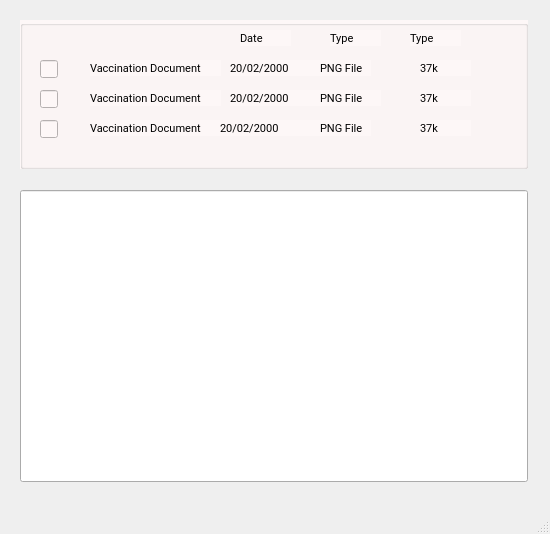
<?xml version="1.0" encoding="UTF-8"?>
<ui version="4.0">
 <class>CitezinDoc</class>
 <widget class="QMainWindow" name="CitezinDoc">
  <property name="geometry">
   <rect>
    <x>0</x>
    <y>0</y>
    <width>550</width>
    <height>534</height>
   </rect>
  </property>
  <property name="windowTitle">
   <string>MainWindow</string>
  </property>
  <widget class="QWidget" name="centralwidget">
   <widget class="QGroupBox" name="groupBox">
    <property name="geometry">
     <rect>
      <x>20</x>
      <y>20</y>
      <width>508</width>
      <height>149</height>
     </rect>
    </property>
    <property name="styleSheet">
     <string notr="true">background: #FDF7F7;</string>
    </property>
    <property name="title">
     <string/>
    </property>
    <widget class="QLineEdit" name="lineEdit_2">
     <property name="geometry">
      <rect>
       <x>20</x>
       <y>40</y>
       <width>18</width>
       <height>18</height>
      </rect>
     </property>
    </widget>
    <widget class="QLineEdit" name="lineEdit_3">
     <property name="geometry">
      <rect>
       <x>20</x>
       <y>70</y>
       <width>18</width>
       <height>18</height>
      </rect>
     </property>
    </widget>
    <widget class="QLineEdit" name="lineEdit_4">
     <property name="geometry">
      <rect>
       <x>20</x>
       <y>100</y>
       <width>18</width>
       <height>18</height>
      </rect>
     </property>
    </widget>
    <widget class="QLabel" name="label">
     <property name="geometry">
      <rect>
       <x>70</x>
       <y>40</y>
       <width>131</width>
       <height>16</height>
      </rect>
     </property>
     <property name="styleSheet">
      <string notr="true">font-family: Roboto;
font-style: normal;
font-weight: normal;
font-size: 11px;
line-height: 13px;

color: #000000;</string>
     </property>
     <property name="text">
      <string>Vaccination Document</string>
     </property>
    </widget>
    <widget class="QLabel" name="label_2">
     <property name="geometry">
      <rect>
       <x>70</x>
       <y>70</y>
       <width>131</width>
       <height>16</height>
      </rect>
     </property>
     <property name="styleSheet">
      <string notr="true">font-family: Roboto;
font-style: normal;
font-weight: normal;
font-size: 11px;
line-height: 13px;

color: #000000;</string>
     </property>
     <property name="text">
      <string>Vaccination Document</string>
     </property>
    </widget>
    <widget class="QLabel" name="label_3">
     <property name="geometry">
      <rect>
       <x>70</x>
       <y>100</y>
       <width>131</width>
       <height>16</height>
      </rect>
     </property>
     <property name="styleSheet">
      <string notr="true">font-family: Roboto;
font-style: normal;
font-weight: normal;
font-size: 11px;
line-height: 13px;

color: #000000;</string>
     </property>
     <property name="text">
      <string>Vaccination Document</string>
     </property>
    </widget>
    <widget class="QLabel" name="label_4">
     <property name="geometry">
      <rect>
       <x>210</x>
       <y>40</y>
       <width>131</width>
       <height>16</height>
      </rect>
     </property>
     <property name="styleSheet">
      <string notr="true">font-family: Roboto;
font-style: normal;
font-weight: normal;
font-size: 11px;
line-height: 13px;

color: #000000;</string>
     </property>
     <property name="text">
      <string>20/02/2000</string>
     </property>
    </widget>
    <widget class="QLabel" name="label_5">
     <property name="geometry">
      <rect>
       <x>210</x>
       <y>70</y>
       <width>131</width>
       <height>16</height>
      </rect>
     </property>
     <property name="styleSheet">
      <string notr="true">font-family: Roboto;
font-style: normal;
font-weight: normal;
font-size: 11px;
line-height: 13px;

color: #000000;</string>
     </property>
     <property name="text">
      <string>20/02/2000</string>
     </property>
    </widget>
    <widget class="QLabel" name="label_6">
     <property name="geometry">
      <rect>
       <x>200</x>
       <y>100</y>
       <width>131</width>
       <height>16</height>
      </rect>
     </property>
     <property name="styleSheet">
      <string notr="true">font-family: Roboto;
font-style: normal;
font-weight: normal;
font-size: 11px;
line-height: 13px;

color: #000000;</string>
     </property>
     <property name="text">
      <string>20/02/2000</string>
     </property>
    </widget>
    <widget class="QLabel" name="label_7">
     <property name="geometry">
      <rect>
       <x>300</x>
       <y>40</y>
       <width>51</width>
       <height>16</height>
      </rect>
     </property>
     <property name="styleSheet">
      <string notr="true">font-family: Roboto;
font-style: normal;
font-weight: normal;
font-size: 11px;
line-height: 13px;

color: #000000;</string>
     </property>
     <property name="text">
      <string>PNG File</string>
     </property>
    </widget>
    <widget class="QLabel" name="label_8">
     <property name="geometry">
      <rect>
       <x>300</x>
       <y>70</y>
       <width>61</width>
       <height>16</height>
      </rect>
     </property>
     <property name="styleSheet">
      <string notr="true">font-family: Roboto;
font-style: normal;
font-weight: normal;
font-size: 11px;
line-height: 13px;

color: #000000;</string>
     </property>
     <property name="text">
      <string>PNG File</string>
     </property>
    </widget>
    <widget class="QLabel" name="label_9">
     <property name="geometry">
      <rect>
       <x>300</x>
       <y>100</y>
       <width>51</width>
       <height>16</height>
      </rect>
     </property>
     <property name="styleSheet">
      <string notr="true">font-family: Roboto;
font-style: normal;
font-weight: normal;
font-size: 11px;
line-height: 13px;

color: #000000;</string>
     </property>
     <property name="text">
      <string>PNG File</string>
     </property>
    </widget>
    <widget class="QLabel" name="label_10">
     <property name="geometry">
      <rect>
       <x>400</x>
       <y>40</y>
       <width>51</width>
       <height>16</height>
      </rect>
     </property>
     <property name="styleSheet">
      <string notr="true">font-family: Roboto;
font-style: normal;
font-weight: normal;
font-size: 11px;
line-height: 13px;

color: #000000;</string>
     </property>
     <property name="text">
      <string>37k</string>
     </property>
    </widget>
    <widget class="QLabel" name="label_11">
     <property name="geometry">
      <rect>
       <x>400</x>
       <y>70</y>
       <width>51</width>
       <height>16</height>
      </rect>
     </property>
     <property name="styleSheet">
      <string notr="true">font-family: Roboto;
font-style: normal;
font-weight: normal;
font-size: 11px;
line-height: 13px;

color: #000000;</string>
     </property>
     <property name="text">
      <string>37k</string>
     </property>
    </widget>
    <widget class="QLabel" name="label_12">
     <property name="geometry">
      <rect>
       <x>400</x>
       <y>100</y>
       <width>51</width>
       <height>16</height>
      </rect>
     </property>
     <property name="styleSheet">
      <string notr="true">font-family: Roboto;
font-style: normal;
font-weight: normal;
font-size: 11px;
line-height: 13px;

color: #000000;</string>
     </property>
     <property name="text">
      <string>37k</string>
     </property>
    </widget>
    <widget class="QLabel" name="label_13">
     <property name="geometry">
      <rect>
       <x>220</x>
       <y>10</y>
       <width>51</width>
       <height>16</height>
      </rect>
     </property>
     <property name="styleSheet">
      <string notr="true">font-family: Roboto;
font-style: normal;
font-weight: normal;
font-size: 11px;
line-height: 13px;

color: #000000;</string>
     </property>
     <property name="text">
      <string>Date</string>
     </property>
    </widget>
    <widget class="QLabel" name="label_14">
     <property name="geometry">
      <rect>
       <x>310</x>
       <y>10</y>
       <width>51</width>
       <height>16</height>
      </rect>
     </property>
     <property name="styleSheet">
      <string notr="true">font-family: Roboto;
font-style: normal;
font-weight: normal;
font-size: 11px;
line-height: 13px;

color: #000000;</string>
     </property>
     <property name="text">
      <string>Type</string>
     </property>
    </widget>
    <widget class="QLabel" name="label_15">
     <property name="geometry">
      <rect>
       <x>390</x>
       <y>10</y>
       <width>51</width>
       <height>16</height>
      </rect>
     </property>
     <property name="styleSheet">
      <string notr="true">font-family: Roboto;
font-style: normal;
font-weight: normal;
font-size: 11px;
line-height: 13px;

color: #000000;</string>
     </property>
     <property name="text">
      <string>Type</string>
     </property>
    </widget>
   </widget>
   <widget class="QLineEdit" name="lineEdit">
    <property name="geometry">
     <rect>
      <x>20</x>
      <y>190</y>
      <width>508</width>
      <height>292</height>
     </rect>
    </property>
   </widget>
  </widget>
  <widget class="QMenuBar" name="menubar">
   <property name="geometry">
    <rect>
     <x>0</x>
     <y>0</y>
     <width>550</width>
     <height>20</height>
    </rect>
   </property>
  </widget>
  <widget class="QStatusBar" name="statusbar"/>
 </widget>
 <resources/>
 <connections/>
</ui>
